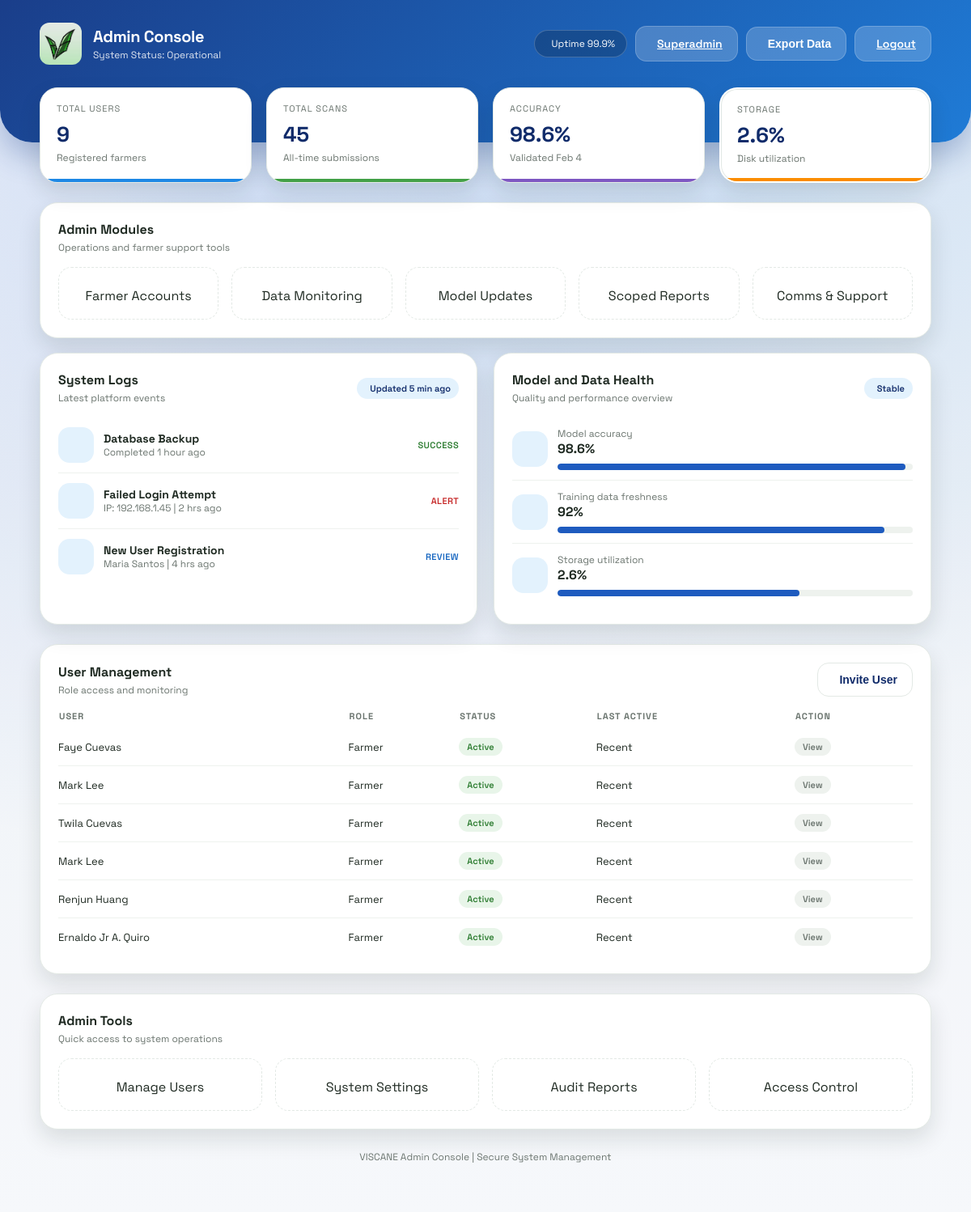
Page /admin (signed in) on the committed database.
### models.py (models this page shows)
class User(db.Model):
    id = db.Column(db.Integer, primary_key=True)
    fullname = db.Column(db.String(100), nullable=False)
    email = db.Column(db.String(120), unique=True, nullable=False)
    phone = db.Column(db.String(20), nullable=False)
    password = db.Column(db.String(200), nullable=False)
    created_at = db.Column(db.DateTime, default=datetime.utcnow, nullable=False)
    province = db.Column(db.String(120), nullable=True)
    municipality = db.Column(db.String(120), nullable=True)
    barangay = db.Column(db.String(120), nullable=True)
    is_active = db.Column(db.Boolean, nullable=False, default=True)
    is_archived = db.Column(db.Boolean, nullable=False, default=False)

### app.py (the view)
@app.route('/admin')
@login_required
def admin_portal():
    current_admin = get_current_admin()
    total_users = User.query.filter_by(is_archived=False, is_active=True).count()
    total_scans = Scan.query.count()
    seven_days_ago = datetime.utcnow() - timedelta(days=7)
    active_user_ids = db.session.query(User.id).filter(
        User.is_archived.is_(False),
        User.is_active.is_(True)
    ).subquery()
    active_farmers = db.session.query(Scan.user_id).filter(
        Scan.created_at >= seven_days_ago,
        Scan.user_id.in_(active_user_ids)
    ).distinct().count()
    pending_reviews = Scan.query.filter(
        Scan.status == 'pending',
        Scan.user_id.in_(active_user_ids)
    ).count()
    users = User.query.filter_by(is_archived=False, is_active=True).order_by(User.id.desc()).limit(6).all()
    logs = [
        {"icon": "server-outline", "title": "Database Backup", "meta": "Completed 1 hour ago", "status": "Success", "color": "#2E7D32"},
        {"icon": "warning-outline", "title": "Failed Login Attempt", "meta": "IP: 192.168.1.45 | 2 hrs ago", "status": "Alert", "color": "#C62828"},
        {"icon": "person-add-outline", "title": "New User Registration", "meta": "Maria Santos | 4 hrs ago", "status": "Review", "color": "#1565C0"},
    ]
    model_accuracy = 98.6
    storage_utilization = 68
    try:
        usage = disk_usage(os.getcwd())
        if usage.total > 0:
            storage_utilization = round((usage.used / usage.total) * 100, 1)
    except Exception:
        pass
    stats = {
        "active_users": total_users,
        "total_scans": total_scans,
        "model_accuracy": model_accuracy,
        "storage_utilization": storage_utilization,
    }
    return render_template(
        'admin.html',
        total_users=total_users,
        active_farmers=active_farmers,
        pending_reviews=pending_reviews,
        users=users,
        logs=logs,
        current_admin=current_admin,
        stats=stats
    )

### app.py (called while the page is built)
def login_required(view):
    @wraps(view)
    def wrapped(*args, **kwargs):
        if not session.get('admin_id'):
            return redirect(url_for('admin_login'))
        return view(*args, **kwargs)
    return wrapped

def get_current_admin():
    admin_id = session.get('admin_id')
    if not admin_id:
        return None
    admin = Admin.query.get(admin_id)
    if not admin or admin.is_archived:
        return None
    return admin

### templates/admin.html (shortened to what this page needs)
<!DOCTYPE html>
<html lang="en">
<head>
    <link rel="stylesheet" href="{{ url_for('static', filename='style.css') }}">
</head>
<body class="admin-layout">
    <div class="dashboard-bg"></div>
    <header class="dashboard-header">
        <div class="header-content">
            <div class="brand">
                <div class="brand-icon">
                    <img src="{{ url_for('static', filename='logo.jpg') }}" alt="VISCANE Logo" style="width: 100%; height: 100%; object-fit: cover; border-radius: 12px;">
                </div>
                <div>
                    <p class="brand-title">Admin Console</p>
                    <p class="brand-subtitle">System Status: Operational</p>
                </div>
            </div>
            <div class="header-actions">
                <div class="status-pill">
                    Uptime 99.9%
                </div>
                <a class="btn light" href="/superadmin-login">
                    Superadmin
                </a>
                <button class="btn light">
                    Export Data
                </button>
                <a class="btn light" href="/admin-logout">
                    Logout
                </a>
            </div>
        </div>
    </header>
    <main class="dashboard-container fade-in">
        <section class="stats-grid">
            <div class="stat-card accent-blue">
                <div class="stat-label">Total Users</div>
                <div class="stat-value">{{ stats.active_users | default('0') }}</div>
                <div class="stat-meta">Registered farmers</div>
            </div>
            <div class="stat-card accent-green">
                <div class="stat-label">Total Scans</div>
                <div class="stat-value">{{ stats.total_scans | default('0') }}</div>
                <div class="stat-meta">All-time submissions</div>
            </div>
            <div class="stat-card accent-purple">
                <div class="stat-label">Accuracy</div>
                <div class="stat-value">{{ stats.model_accuracy | default('98.6') }}%</div>
                <div class="stat-meta">Validated Feb 4</div>
            </div>
            <div class="stat-card accent-orange storage-card {{ 'is-critical' if (stats.storage_utilization | default('68') | float) > 90 else '' }}" >
                <div class="stat-label">Storage</div>
                <div class="stat-value {{ 'text-danger' if (stats.storage_utilization | default('68') | float) > 90 else '' }}">
                    {{ stats.storage_utilization | default('68') }}%
                </div>
                <div class="stat-meta">Disk utilization</div>
            </div>
        </section>
        <section class="panel">
            <div class="panel-header">
                <div>
                    <h3 class="panel-title">Admin Modules</h3>
                    <p class="panel-subtitle">Operations and farmer support tools</p>
                </div>
            </div>
            <div class="action-grid admin-tools">
                <a class="action-tile" href="/admin/farmers">
                    <div>Farmer Accounts</div>
                </a>
                <a class="action-tile" href="/admin/monitoring">
                    <div>Data Monitoring</div>
                </a>
                <a class="action-tile" href="/admin/models">
                    <div>Model Updates</div>
                </a>
                <a class="action-tile" href="/admin/reports">
                    <div>Scoped Reports</div>
                </a>
                <a class="action-tile" href="/admin/communications">
                    <div>Comms & Support</div>
                </a>
            </div>
        </section>
        <section class="section-grid two-col">
            <div class="panel">
                <div class="panel-header">
                    <div>
                        <h3 class="panel-title">System Logs</h3>
                        <p class="panel-subtitle">Latest platform events</p>
                    </div>
                    <span class="badge">Updated 5 min ago</span>
                </div>
                {% for log in logs %}
                    <div class="list-row">
                        <div class="list-badge" style="background: #E3F2FD; color: #1565C0;">
                        </div>
                        <div class="list-main" style="flex: 1;">
                            <h4>{{ log.title }}</h4>
                            <div class="list-meta">{{ log.meta }}</div>
                        </div>
                        <div class="list-status" style="color: {{ log.color }};">{{ log.status }}</div>
                    </div>
                {% endfor %}
            </div>
            <div class="panel">
                <div class="panel-header">
                    <div>
                        <h3 class="panel-title">Model and Data Health</h3>
                        <p class="panel-subtitle">Quality and performance overview</p>
                    </div>
                    <span class="badge">Stable</span>
                </div>
                <div class="list-row">
                    <div class="list-badge"></div>
                    <div style="flex: 1;">
                        <div class="list-meta">Model accuracy</div>
                        <strong>{{ stats.model_accuracy | default('98.6') }}%</strong>
                        <div class="progress"><span style="width: 98%;"></span></div>
                    </div>
                </div>
                <div class="list-row">
                    <div class="list-badge"></div>
                    <div style="flex: 1;">
                        <div class="list-meta">Training data freshness</div>
                        <strong>92%</strong>
                        <div class="progress"><span style="width: 92%;"></span></div>
                    </div>
                </div>
                <div class="list-row">
                    <div class="list-badge"></div>
                    <div style="flex: 1;">
                        <div class="list-meta">Storage utilization</div>
                        <strong>{{ stats.storage_utilization | default('68') }}%</strong>
                        <div class="progress"><span style="width: 68%;"></span></div>
                    </div>
                </div>
            </div>
        </section>
        <section class="panel" style="margin-bottom: 24px;">
            <div class="panel-header">
                <div>
                    <h3 class="panel-title">User Management</h3>
                    <p class="panel-subtitle">Role access and monitoring</p>
                </div>
                <button class="btn ghost">
                    Invite User
                </button>
            </div>
            <table class="data-table">
                <thead>
                    <tr>
                        <th>User</th>
                        <th>Role</th>
                        <th>Status</th>
                        <th>Last Active</th>
                        <th>Action</th>
                    </tr>
                </thead>
                <tbody>
                    {% if users %}
                        {% for user in users %}
                            <tr>
                                <td>{{ user.fullname }}</td>
                                <td>Farmer</td>
                                <td><span class="tag success">Active</span></td>
                                <td>Recent</td>
                                <td><span class="tag">View</span></td>
                            </tr>
                        {% endfor %}
                    {% else %}
                        <tr>
                            <td colspan="5">No users registered yet.</td>
                        </tr>
                    {% endif %}
                </tbody>
            </table>
        </section>
        <section class="panel">
            <div class="panel-header">
                <div>
                    <h3 class="panel-title">Admin Tools</h3>
                    <p class="panel-subtitle">Quick access to system operations</p>
                </div>
            </div>
            <div class="action-grid">
                <div class="action-tile">
                    <div>Manage Users</div>
                </div>
                <div class="action-tile">
                    <div>System Settings</div>
                </div>
                <div class="action-tile">
                    <div>Audit Reports</div>
                </div>
                <div class="action-tile">
                    <div>Access Control</div>
                </div>
            </div>
        </section>
        <div class="footer-link">VISCANE Admin Console | Secure System Management</div>
    </main>
</body>
</html>

### rows in the picture
User: fullname "Faye Cuevas"
User: fullname "Mark Lee"
User: fullname "Twila Cuevas"
User: fullname "Mark Lee"
User: fullname "Renjun Huang"
User: fullname "Ernaldo Jr A. Quiro"

### other values in the picture
{{ stats.active_users | default('0') }} "9"
{{ stats.total_scans | default('0') }} "45"
{{ stats.model_accuracy | default('98.6') }} "98.6"
{{ stats.storage_utilization | default('68') }} "2.6"
{{ log.title }} "Database Backup" "Failed Login Attempt" "New User Registration"
{{ log.meta }} "Completed 1 hour ago" "IP: 192.168.1.45 | 2 hrs ago" "Maria Santos | 4 hrs ago"
{{ log.status }} "SUCCESS" "ALERT" "REVIEW"
